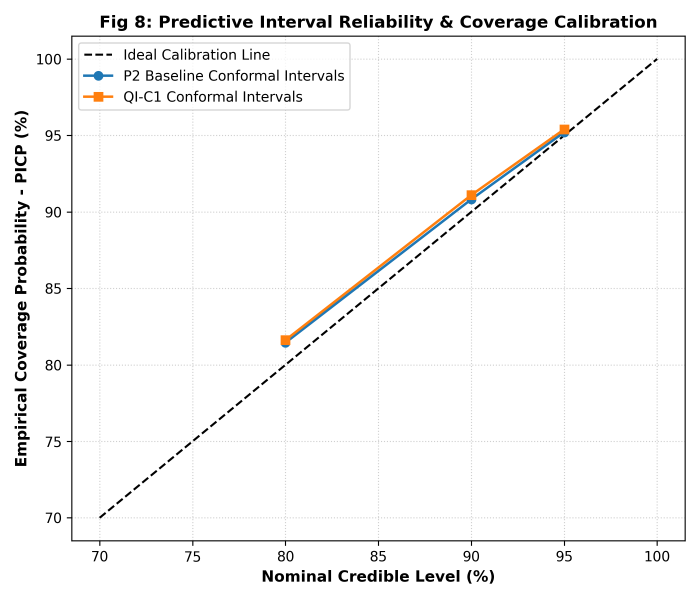
#> input picture PHASE6/results/figures/fig08_prediction_interval_calibration.png, 2100 x 1800 px (shown at 1/3 size)
$ python build_evaluator_package.py
#> lines starting #> are read from the running program, lines starting #| are printed output that depends on the picture
"""
EGREEN QUANTA — SIH26138
Evaluator Evidence Packaging Automation Script
Builds the complete curated Google Drive evidence repository:
- High-definition figures
- Real CSV datasets & Pareto front
- Real decision records & cryptographic manifests
- 1080p HMI demonstration video
- Publication-quality PDFs generated via Edge headless
"""

import os
import sys
import json
import shutil
import subprocess
import cv2
import numpy as np
import pandas as pd
from PIL import Image, ImageDraw, ImageFont

REPO_ROOT = os.path.abspath(os.path.join(os.path.dirname(__file__), ".."))
WORKSPACE_ROOT = os.path.abspath(os.path.join(REPO_ROOT, ".."))
TARGET_DIR = os.path.join(WORKSPACE_ROOT, "EGREEN_QUANTA_SIH26138_EVIDENCE")
EDGE_PATH = r"C:\Program Files (x86)\Microsoft\Edge\Application\msedge.exe"

print(f"=== EGREEN QUANTA EVIDENCE PACKAGING ===")
print(f"Repository Root: {REPO_ROOT}")
print(f"Target Evidence Directory: {TARGET_DIR}")

# 1. Ensure Folder Structure
FOLDERS = [
    "00_START_HERE",
    "01_PROBLEM_AND_SOLUTION",
    "02_VALIDATED_RESULTS",
    "03_PROTOTYPE_AND_HMI",
    "04_VERIFICATION_AND_SAFETY",
    "05_DECISION_RECORD",
    "06_RESEARCH_AND_REFERENCES",
    "99_DETAILED_BACKUP",
]

for f in FOLDERS:
    p = os.path.join(TARGET_DIR, f)
    os.makedirs(p, exist_ok=True)
print(f"[OK] Directory structure verified.")


# 2. Build 02_VALIDATED_RESULTS Graphs & CSV
def build_results_artifacts():
    print(f"\n--- Building Validated Results Artifacts ---")
    dest_dir = os.path.join(TARGET_DIR, "02_VALIDATED_RESULTS")

    # 1. Prediction_Performance.png
    src_pred = os.path.join(REPO_ROOT, "PHASE6", "results", "figures", "fig01_actual_vs_predicted.png")
    shutil.copy2(src_pred, os.path.join(dest_dir, "Prediction_Performance.png"))
    print(f"  [OK] Prediction_Performance.png copied.")

    # 2. QI_vs_Classical_Baseline.png
    src_box = os.path.join(REPO_ROOT, "results", "figures", "phase6", "fig8_qi_vs_classical_boxplots.png")
    shutil.copy2(src_box, os.path.join(dest_dir, "QI_vs_Classical_Baseline.png"))
    print(f"  [OK] QI_vs_Classical_Baseline.png copied.")

    # 3. Uncertainty_and_OOD.png (Combined panel)
    calib_path = os.path.join(REPO_ROOT, "PHASE6", "results", "figures", "fig08_prediction_interval_calibration.png")
    ood_path = os.path.join(REPO_ROOT, "PHASE6", "results", "figures", "fig07_ood_degradation.png")
    im1 = Image.open(calib_path)
#> im1 is the input picture: PIL image 2100x1800 RGBA; mean R, G, B, A 246.9, 246.8, 246.6, 255
    im2 = Image.open(ood_path)
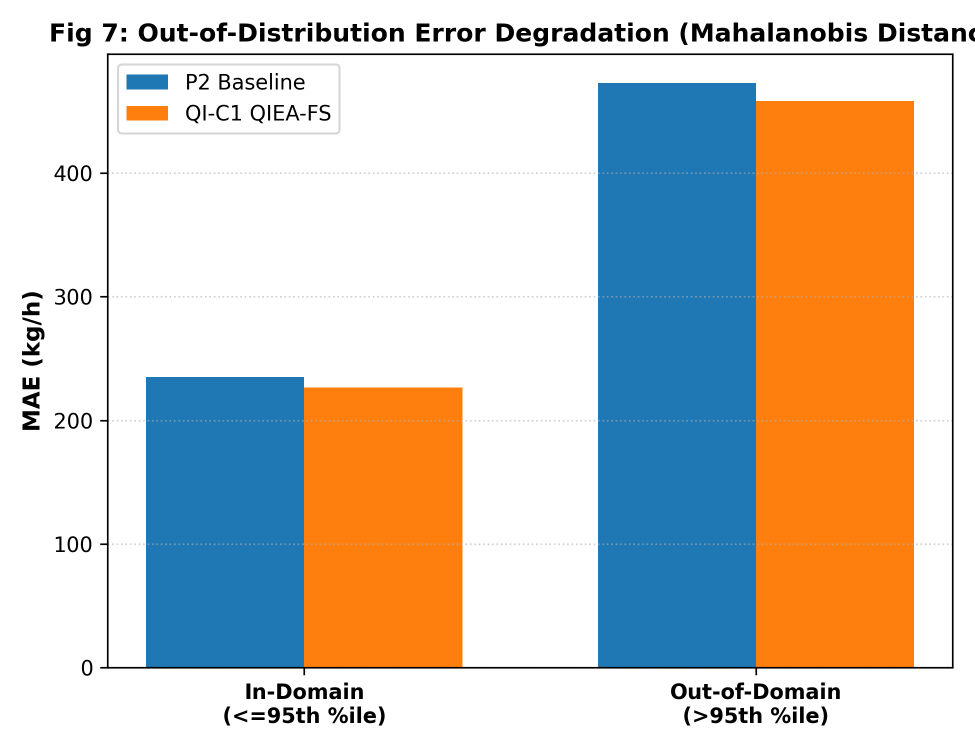
#> input picture PHASE6/results/figures/fig07_ood_degradation.png, 1950 x 1500 px (shown at 1/2 size)
#> im2 is the input picture: PIL image 1950x1500 RGBA; mean R, G, B, A 205.7, 198.9, 189.8, 255
    h = im1.height
#> h = 1800
    w2 = int(im2.width * (h / im2.height))
#> w2 = 2340
    im2_resized = im2.resize((w2, h), Image.Resampling.LANCZOS)
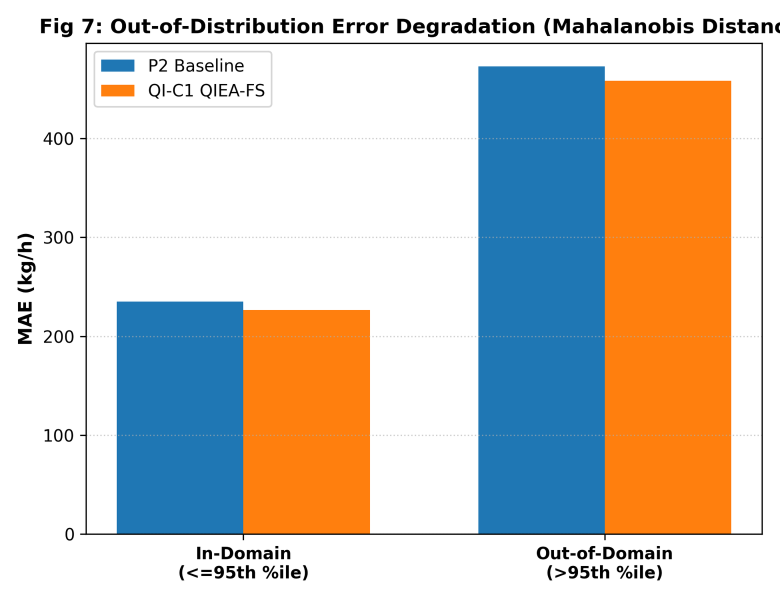
#> im2_resized: PIL image 2340x1800 RGBA (shown at 1/3 size); mean R, G, B, A 205.8, 199, 189.8, 255
    combined = Image.new("RGB", (im1.width + w2, h), (255, 255, 255))
#> combined: PIL image 4440x1800 RGB; every value is 255
    combined.paste(im1, (0, 0))
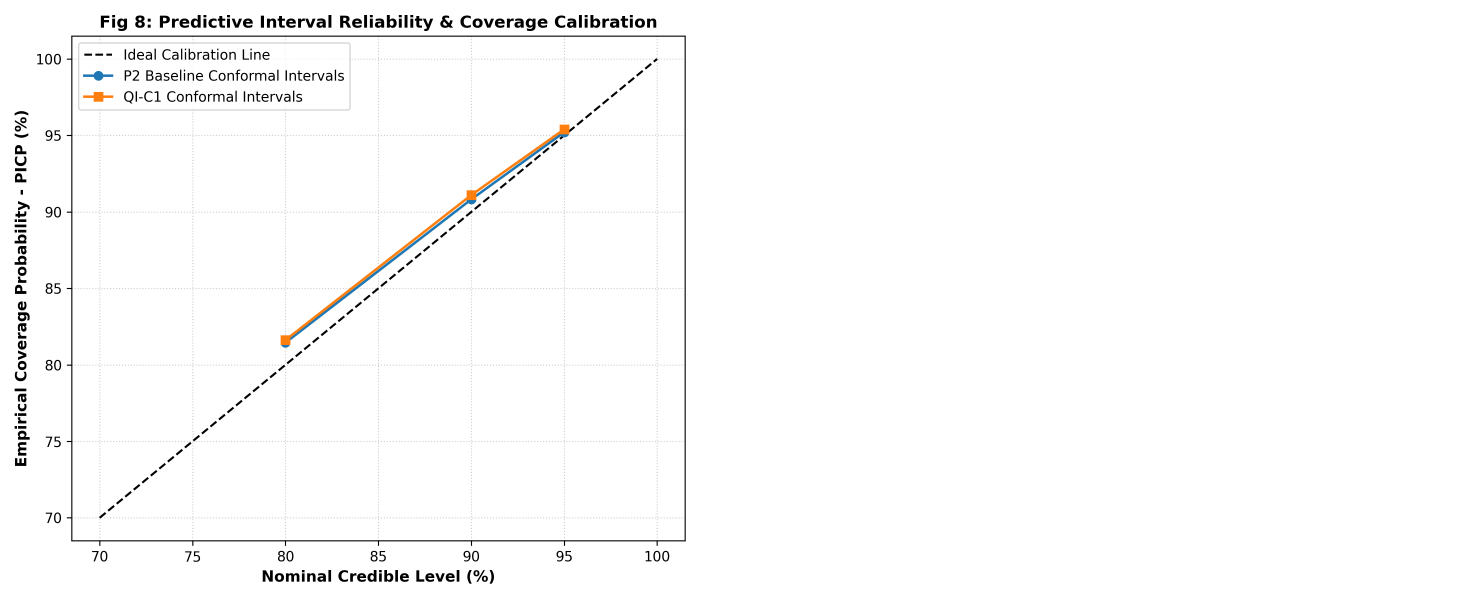
#> combined: PIL image 4440x1800 RGB (shown at 1/3 size); mean R, G, B 251.2, 251.1, 251
    combined.paste(im2_resized, (im1.width, 0))
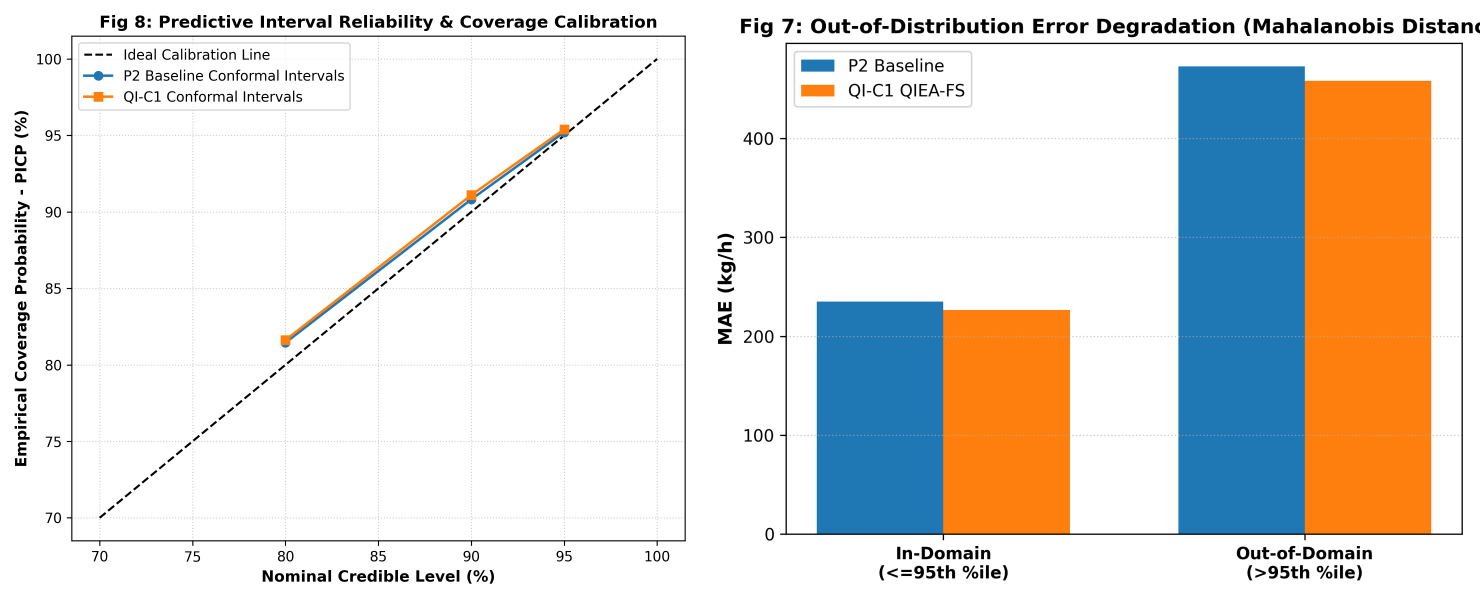
#> combined: PIL image 4440x1800 RGB (shown at 1/3 size); mean R, G, B 225.2, 221.6, 216.7
    combined.save(os.path.join(dest_dir, "Uncertainty_and_OOD.png"), quality=95)
    print(f"  [OK] Uncertainty_and_OOD.png created ({combined.size}).")
#|   [OK] Uncertainty_and_OOD.png created ((4440, 1800)).

    # 4. Optimization_Pareto_Front.png
    src_pareto = os.path.join(REPO_ROOT, "results", "figures", "optimization_phase4", "fig11_pareto_front.png")
    shutil.copy2(src_pareto, os.path.join(dest_dir, "Optimization_Pareto_Front.png"))
    print(f"  [OK] Optimization_Pareto_Front.png copied.")

    # 5. Results_Data.csv
    csv_path = os.path.join(dest_dir, "Results_Data.csv")
    pareto_csv = os.path.join(REPO_ROOT, "results", "pareto_front.csv")
#> (the run stopped early here; a loop or call above may not have finished)
